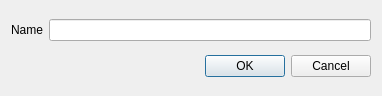
<?xml version="1.0" encoding="UTF-8"?>
<ui version="4.0">
 <class>Dialog</class>
 <widget class="QDialog" name="Dialog">
  <property name="geometry">
   <rect>
    <x>0</x>
    <y>0</y>
    <width>382</width>
    <height>96</height>
   </rect>
  </property>
  <property name="windowTitle">
   <string>Dialog</string>
  </property>
  <layout class="QVBoxLayout" name="verticalLayout">
   <item>
    <layout class="QHBoxLayout" name="horizontalLayout">
     <item>
      <widget class="QLabel" name="label">
       <property name="text">
        <string>Name</string>
       </property>
      </widget>
     </item>
     <item>
      <widget class="QLineEdit" name="lineEdit"/>
     </item>
    </layout>
   </item>
   <item>
    <layout class="QHBoxLayout" name="horizontalLayout_2">
     <item>
      <spacer name="horizontalSpacer">
       <property name="orientation">
        <enum>Qt::Horizontal</enum>
       </property>
       <property name="sizeHint" stdset="0">
        <size>
         <width>40</width>
         <height>20</height>
        </size>
       </property>
      </spacer>
     </item>
     <item>
      <widget class="QPushButton" name="btn_OK">
       <property name="text">
        <string>OK</string>
       </property>
      </widget>
     </item>
     <item>
      <widget class="QPushButton" name="btn_Cancel">
       <property name="text">
        <string>Cancel</string>
       </property>
      </widget>
     </item>
    </layout>
   </item>
  </layout>
 </widget>
 <resources/>
 <connections>
  <connection>
   <sender>btn_Cancel</sender>
   <signal>clicked()</signal>
   <receiver>Dialog</receiver>
   <slot>close()</slot>
   <hints>
    <hint type="sourcelabel">
     <x>325</x>
     <y>75</y>
    </hint>
    <hint type="destinationlabel">
     <x>165</x>
     <y>89</y>
    </hint>
   </hints>
  </connection>
 </connections>
</ui>
